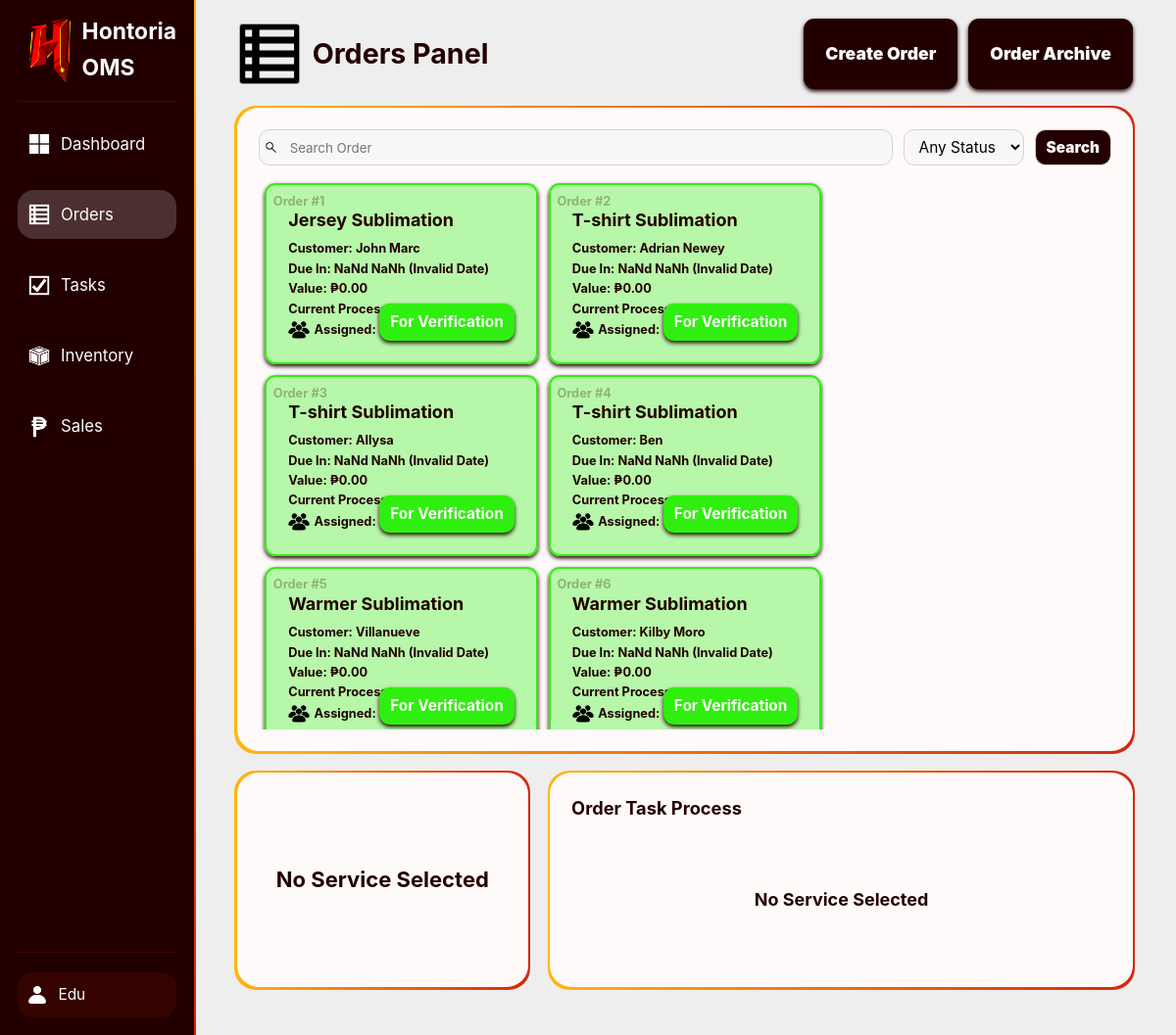
The app's page /internalWeb/public/index.php?page=orders (signed in) with its own data.
### tables this page shows
CREATE TABLE orders (
    id BIGINT UNSIGNED AUTO_INCREMENT PRIMARY KEY,
    subserviceID INT UNSIGNED NOT NULL,
    customerName VARCHAR(100) NOT NULL,
    messengerGCLink VARCHAR(255) NOT NULL,
    priceTotal DECIMAL(10, 2) NOT NULL,
    createdAt TIMESTAMP DEFAULT CURRENT_TIMESTAMP,
    deadlineAt TIMESTAMP NULL,
    FOREIGN KEY (subserviceID) REFERENCES subservices(id),
    UNIQUE KEY uniqueName (subserviceID, customerName, createdAt)
);

CREATE TABLE subservices (
    id INT UNSIGNED AUTO_INCREMENT PRIMARY KEY,
    serviceID INT UNSIGNED NOT NULL,
    name VARCHAR(50) NOT NULL,
    isActive BOOLEAN DEFAULT FALSE,
    description TEXT,
    pricePerUnit DECIMAL(10, 2) UNSIGNED NOT NULL,
    UNIQUE KEY uniqueName (serviceID, NAME),
    FOREIGN KEY (serviceID) REFERENCES services(id)
);

CREATE TABLE services (
    id INT UNSIGNED AUTO_INCREMENT PRIMARY KEY,
    name VARCHAR(50) UNIQUE NOT NULL,
    hasDesign BOOLEAN DEFAULT FALSE,
    hasVariableList BOOLEAN DEFAULT FALSE,
    isActive BOOLEAN DEFAULT FALSE,
    description TEXT
);

### InternalWeb/Controllers/OrdersC.php (called while the page is built, shortened)
<?php
class OrdersC {
    private $ordersModel;
    public function __construct($pdo) {
        require_once __DIR__ . '/../Models/OrdersM.php';
        $this->ordersModel = new OrdersM($pdo);
    }
    public function showOrders($search = '', $status = '') {
        $orderList = $this->ordersModel->getAllOrders();
        require __DIR__ . '/../Views/Orders/Page.php';
    }
}

### InternalWeb/Models/OrdersM.php (called while the page is built, shortened)
<?php
class OrdersM {
    private $pdo;
    public function __construct($pdo) {
        $this->pdo = $pdo;
    }
    public function getAllOrders() {
        $query = "
            SELECT
                orders.id,
                services.name AS serviceName,
                subservices.name AS subserviceName,
                orders.priceTotal,
                orders.customerName,
                orders.createdAt,
                orders.deadlineAt,
                orders.messengerGCLink,
                CASE
                    WHEN NOT EXISTS (
                        SELECT 1 FROM orderProcess
                        WHERE orderProcess.orderID = orders.id
                        AND orderProcess.status != 'complete'
                    ) THEN
                        CASE
                            WHEN NOT EXISTS (
                                SELECT 1 FROM salesOrder
                                WHERE salesOrder.orderID = orders.id
                            ) THEN 'For Verification'
                            ELSE 'Unpaid'
                        END
                    WHEN NOT EXISTS (
                        SELECT 1 FROM userProcessTasks
                        JOIN orderProcess ON userProcessTasks.orderProcessID = orderProcess.id
                        WHERE orderProcess.orderID = orders.id
                    ) THEN 'Idle'
                    ELSE 'Active'
                END AS status
            FROM orders
            JOIN subservices ON orders.subserviceID = subservices.id
            JOIN services ON subservices.serviceID = services.id
            ORDER BY orders.id ASC
        ";
        $stmt = $this->pdo->prepare($query);
        $stmt->execute();
        return $stmt->fetchAll(PDO::FETCH_ASSOC);
    }
}

### InternalWeb/Views/Orders/Page.php (the view, shortened to what this page needs)
<!DOCTYPE html>
<html>
<head>
    <link rel="stylesheet" href="../../Shared/CSS/Main.css">
</head>
<body class="asideLayout fixedScreen">
    <?php include("../Views/.Components/SideBar.php"); ?>
    <main class="columnLayout midGap">
        <h1 class="titleLogo minGap tinHeight">
            <img src="../../Shared/Img/ListIcon.png" alt="List"> Orders Panel
            <div class="rowLayout minGap flexMax contentFlexEnd">
                <a href="index.php?page=orders&action=create" class="roundedMin centerColumnLayout importantInput regPadding emphasizedText shadowed">
                    Create Order
                </a>
                <a href="index.php?page=orders&action=viewArchive" class="roundedMin centerColumnLayout importantInput regPadding emphasizedText shadowed">
                    Order Archive
                </a>
            </div>
        </h1>
        <section class="columnLayout flexMax midGap">
            <section class="centerColumnLayout roundedMid flexMid minHeight">
                <div class="box fullHeight fullWidth roundedMid columnLayout minGap">
                    <form method="GET" action="index.php?page=staff" class="rowLayout fullWidth minGap">
                        <div class="iconInput flexMax centerHoriRowLayout">
                            <input type="search" name="search" placeholder="Search Order" class="fullWidth" value="<?= $search ?>">
                            <img src="../../Shared/Img/MagnifierIcon.png" alt="Magnifier">
                        </div>
                        <select name="status">
                            <option value="" <?= $status === '' ? 'selected' : '' ?>>Any Status</option>
                        </select>
                        <input type="submit" value="Search" class="importantInput">
                    </form>
                    <section class="contentFlexStart minGap gridFlexMid scrollable flexMax regMinPadding" id="orderList">
                        <?php foreach ($orderList as $order): ?>
                            <?php
                            $activeProcesses = "";
                            $activeProcesses = rtrim($activeProcesses, ", ");
                            $assigneeCount = $orderAssigneeCountMap[$order['id']] ?? 0;
                            $divBgClass = $order['status'] === "Unpaid"
                                ? "bordered darkFadedBG" : ($order['status'] === "Active"
                                    ? "yellowTransBG yellowBorder" : ($order['status'] === "Idle"
                                        ? "redTransBG redBorder"      : "greenTransBG greenBorder"));
                            $statusStyleClass = $order['status'] === "Unpaid"
                                ? "darkBG" : ($order['status'] === "Active"
                                    ? "yellowBG" : ($order['status'] === "Idle"
                                        ? "redBG"   : "greenBG clickable"));
                            ?>
                            <div class="fitHeight regPadding roundedMin centerHoriColumnLayout tinGap flexStatic orderElement shadowed clickable <?= $divBgClass ?>"
                                data-id="<?= $order['id'] ?>" data-due="<?= $order['deadlineAt'] ?>" data-customer="<?= $order['customerName'] ?>">
                                <h5 class="norWestAbsolute closeCorner transText">Order #<?= $order['id'] ?></h5>
                                <div class="orderStatusElement souEastAbsolute minPadding roundedMin shadowed whiteText <?= $statusStyleClass ?>"
                                    data-status="<?= $order['status'] ?>" data-id="<?= $order['id'] ?>">
                                    <h4><?= $order['status'] ?></h4>
                                </div>
                                <h3><?= $order['subserviceName'] ?> <?= $order['serviceName'] ?></h3>
                                <div class="columnLayout">
                                    <h5>Customer: <?= $order['customerName'] ?></span></h5>
                                    <h5>Due In: <span class="dueInText" data-due-date="<?= $order['deadlineAt'] ?>"></span></h5>
                                    <h5>Value: ₱<?= $order['priceTotal'] ?></h5>
                                    <h5>Current Process: <?= $activeProcesses ?></h5>
                                    <h5 class="centerHoriRowLayout tinGap"><img src="../../Shared/Img/PeopleIcon.png" alt="People" class="unitHeight">
                                        Assigned: <?= $assigneeCount ?></h5>
                                </div>
                            </div>
                        <?php endforeach; ?>
                    </section>
                </div>
            </section>
            <section class="centerRowLayout midGap flexMin roundedMid">
                <section class="centerColumnLayout roundedMid flexMid fullHeight">
                    <section class="box roundedMid fullDimensions centerHoriColumnLayout minGap">
                        <h4 class="centerRowLayout tinGap centerText fullWidth" id="selectedText">No Service Selected</h4>
                    </section>
                </section>
                <section class="centerColumnLayout roundedMid flexMax fullHeight">
                    <section class="box columnLayout roundedMid minGap fullDimensions">
                        <h5>Order Task Process</h5>
                        <div class="centerHoriRowLayout tinGap flexMax" id="orderProcess">
                            <h3 class="flexMin centerText">No Service Selected</h3>
                        </div>
                    </section>
                </section>
            </section>
        </section>
    </main>
    <?php include("../Views/.Components/ConfirmationBox.php"); ?>
</body>
</html>

### records on screen
orders: id "1", status "For Verification", subserviceID.name "Jersey", services.name "Sublimation", customerName "John Marc", priceTotal "0.00"
orders: id "2", status "For Verification", subserviceID.name "T-shirt", services.name "Sublimation", customerName "Adrian Newey", priceTotal "0.00"
orders: id "3", status "For Verification", subserviceID.name "T-shirt", services.name "Sublimation", customerName "Allysa", priceTotal "0.00"
orders: id "4", status "For Verification", subserviceID.name "T-shirt", services.name "Sublimation", customerName "Ben", priceTotal "0.00"
orders: id "5", status "For Verification", subserviceID.name "Warmer", services.name "Sublimation", customerName "Villanueve", priceTotal "0.00"
orders: id "6", status "For Verification", subserviceID.name "Warmer", services.name "Sublimation", customerName "Kilby Moro", priceTotal "0.00"

### other values on screen
$linkData['label'] "Dashboard"
$linkData['label'] "Orders"
$linkData['label'] "Tasks"
$linkData['label'] "Inventory"
$linkData['label'] "Sales"
$_SESSION['username'] "Edu"
